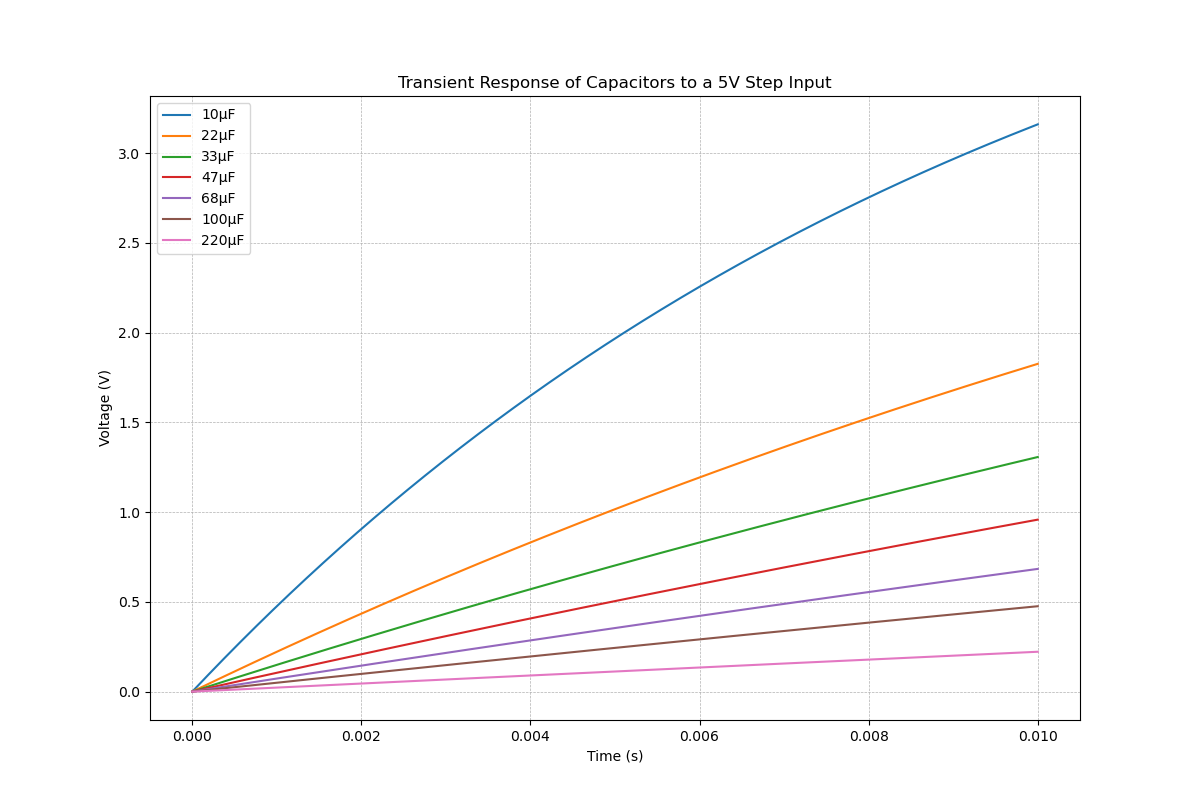

This chart was generated by the following Python code:
import numpy as np
import matplotlib.pyplot as plt
import os

# Time array
time = np.linspace(0, 0.01, 1000)  # Time from 0 to 10 ms

# Define capacitor values in Farads
capacitor_values = np.array([
    10e-6,  # 10µF
    22e-6,  # 22µF
    33e-6,  # 33µF
    47e-6,  # 47µF
    68e-6,  # 68µF
    100e-6, # 100µF
    220e-6  # 220µF
])

# Define a load resistance (example value)
R = 1000  # 1kΩ for simulation

# Calculate voltage response over time for each capacitor
voltages = {}
for C in capacitor_values:
    time_constant = R * C
    voltages[C] = 5 * (1 - np.exp(-time / time_constant))

# Create the plot
plt.figure(figsize=(12, 8))

# Plot the voltage responses for each capacitor
for C, voltage in voltages.items():
    plt.plot(time, voltage, label=f'{C*1e6:.0f}µF')

# Customize plot
plt.xlabel('Time (s)')
plt.ylabel('Voltage (V)')
plt.title('Transient Response of Capacitors to a 5V Step Input')
plt.legend()
plt.grid(True, which="both", ls="--", linewidth=0.5)

# Remove extra bottom margin
plt.subplots_adjust(bottom=0.1)  # Adjust bottom margin to remove extra space

# Get the script name without extension
script_name = os.path.splitext(os.path.basename(__file__))[0]

# Save the plot to a PNG file with the script's name
plt.savefig(f"{script_name}.png")

# Optionally, show the plot
plt.show()
